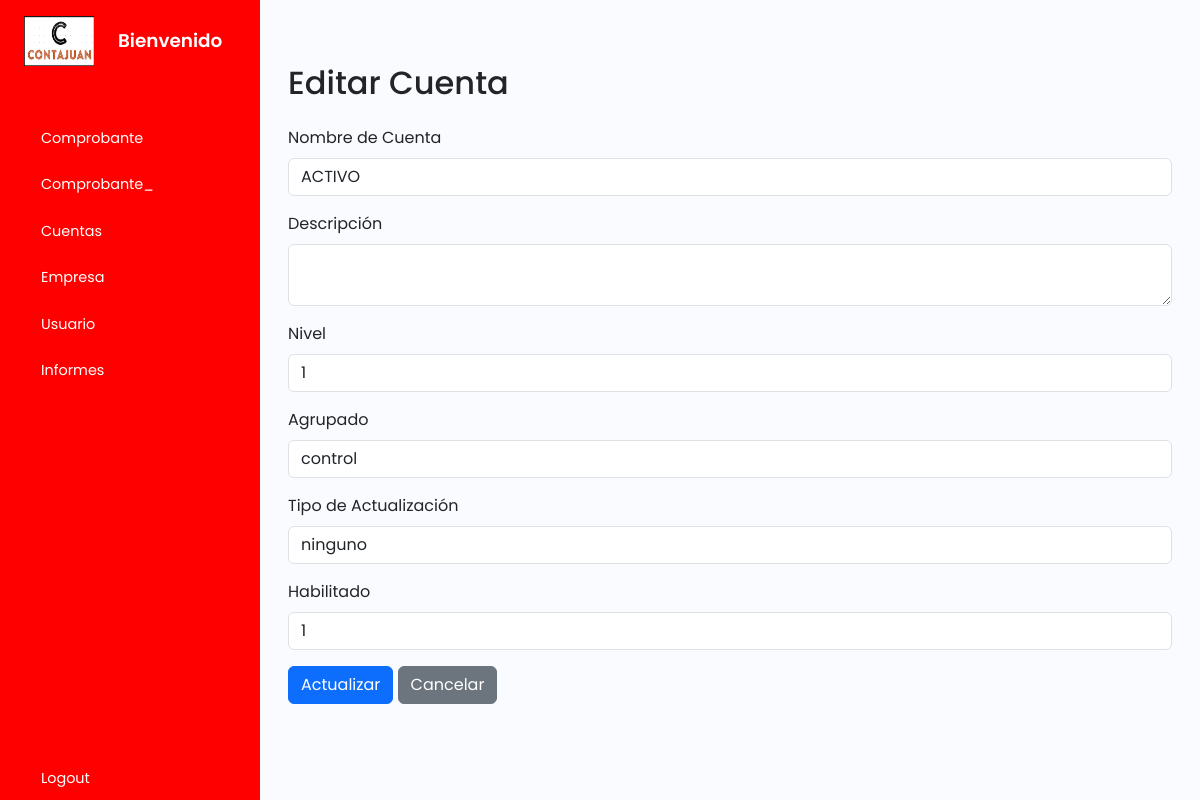
The page /tcuentas/update.php?id=10000000 on the database as committed earlier.
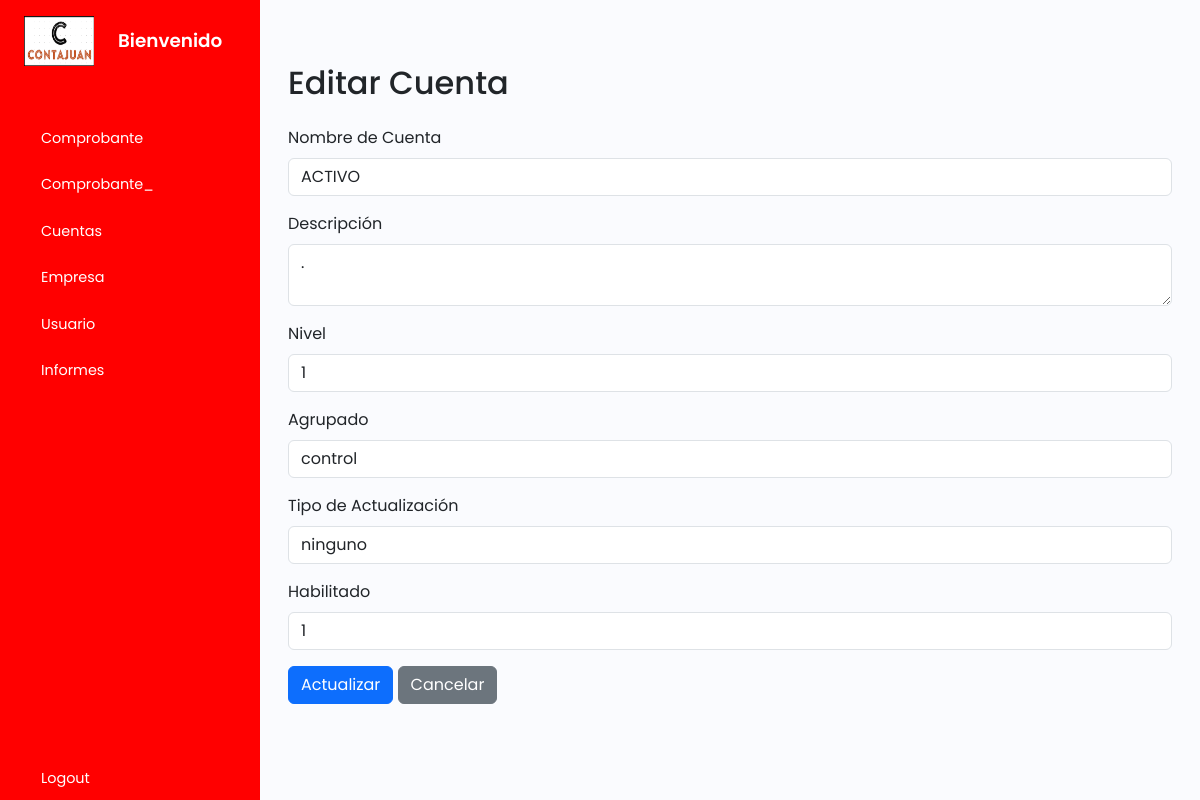
The same page on the database as committed later.
### tables this page shows
CREATE TABLE `tcuentas` (
  `codigo` int(11) NOT NULL,
  `nombrecuenta` varchar(255) NOT NULL,
  `descripcion` varchar(255) NOT NULL,
  `nivel` int(11) NOT NULL,
  `agrupado` varchar(255) NOT NULL,
  `tipoactualizacion` varchar(255) NOT NULL,
  `habilitado` int(11) NOT NULL
);

### tcuentas/update.php (the view, shortened to what this page needs)
<?php
    include_once("../plantilla/inicio.php");
    include_once ('../cone.php');
?>
        <div class="main p-3">
        <div class="container mt-5">
            <h2 class="mb-4">Editar Cuenta</h2>
            <?php
            if (isset($_GET['id'])) {
                $codigo = $_GET['id'];
                $sql = "SELECT * FROM tcuentas WHERE codigo='$codigo'";
                $result = $conn->query($sql);
                if ($result->num_rows > 0) {
                    $row = $result->fetch_assoc();
                } else {
                    echo "<div class='alert alert-warning' role='alert'>No se encontró el registro</div>";
                }
            }
            ?>
            <form method="post" action="update.php">
                <div class="mb-3">
                    <label for="nombrecuenta" class="form-label">Nombre de Cuenta</label>
                    <input type="text" class="form-control" id="nombrecuenta" name="nombrecuenta" value="<?php echo $row['nombrecuenta']; ?>" required>
                </div>
                <div class="mb-3">
                    <label for="descripcion" class="form-label">Descripción</label>
                    <textarea class="form-control" id="descripcion" name="descripcion" required><?php echo $row['descripcion']; ?></textarea>
                </div>
                <div class="mb-3">
                    <label for="nivel" class="form-label">Nivel</label>
                    <input type="number" class="form-control" id="nivel" name="nivel" value="<?php echo $row['nivel']; ?>" required>
                </div>
                <div class="mb-3">
                    <label for="agrupado" class="form-label">Agrupado</label>
                    <input type="text" class="form-control" id="agrupado" name="agrupado" value="<?php echo $row['agrupado']; ?>" required>
                </div>
                <div class="mb-3">
                    <label for="tipoactualizacion" class="form-label">Tipo de Actualización</label>
                    <input type="text" class="form-control" id="tipoactualizacion" name="tipoactualizacion" value="<?php echo $row['tipoactualizacion']; ?>" required>
                </div>
                <div class="mb-3">
                    <label for="habilitado" class="form-label">Habilitado</label>
                    <input type="text" class="form-control" id="habilitado" name="habilitado" value="<?php echo $row['habilitado']; ?>" required>
                </div>
                <button type="submit" class="btn btn-primary">Actualizar</button>
                <a href="index.php" class="btn btn-secondary">Cancelar</a>
            </form>
        </div>
        </div>
    </div>
    <?php
    include_once("../plantilla/final.php");
?>

Rows that differ between the two databases and show on the page:
changed tcuentas "ACTIVO": descripcion (not shown) → "."
